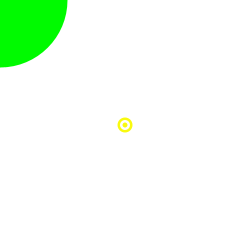
Frame 1 (no input)
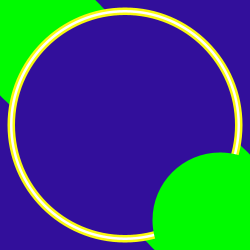
Frame 60 (the mouse pressed at the canvas centre just before this capture)
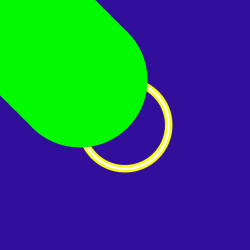
Frame 120 (the mouse held since frame 60 and released just before this capture)

The Processing sketch that drew these frames (run headless with seeded random() and noise(); from frame 60 on, the mouse is pressed at the canvas centre):

// Processing sketch: processing_53463
// ── processing_53463.pde


//x value now exists and subject to change
int a = 0;
 
//initialize my canvas
void setup(){
  //canvas size and colour
  size(250,250);
  background(255,255,255);
  //drawing ellipses from their center point
  ellipseMode(CENTER);
  //drawing shapes without lines
  noStroke();
  //smoothing or anti-aliasing
  smooth();
  //circles are bright green
  fill(0,4,13);
}
 
void draw(){
  //rate speed
  frameRate(30);
   
  //creates rings that get larger
  fill(249,250,15);
  ellipse(125,125,a+15,a+15);
  fill(255,255,255);
  ellipse(125,125,a+10,a+10);
  fill(249,250,15);
  ellipse(125,125,a+5,a+5);
  fill(50,15,155);
  ellipse(125,125,a,a);  
  fill(0,250,0);
  ellipse(a,a,135,135);
  fill(0,250,0);
  ellipse(+a,a,125,125);
   
  //reset values to re-emit when rings are larger than screen size
  if(a>350){
    a=0;
  }else{
    a+=10;
  }
}
